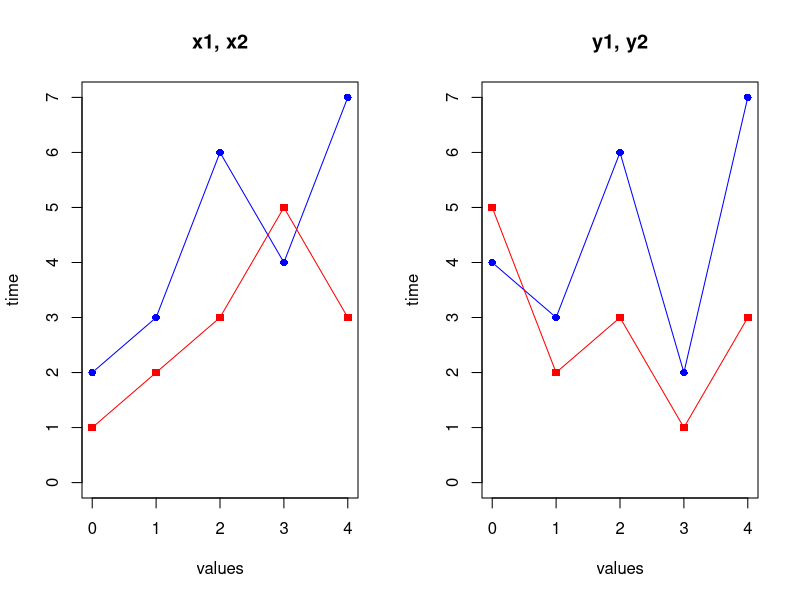

R code for this plot:
##############################################################################################
#
#    YS1 and YR1 adapted
#
#    Matthias Koenig
#    2015-07-13
#
#    YS1 and YR1 implementation based on
#   "A modfied correlation coefficient based similarity measure for clustering
#     time-course gene expression data" [Son2007]
#
#     ys1 and yr1 are a weighted score including contributions of classical correlation score and
#     shape of the time course profile, namely the slope between measurements and the minimal
#     and maximal values."
#
#     Two main use cases are not covered by YS1 and YR1.
#     A] The existance of muliple repeats per time course, i.e. for one sample all time points
#        where measured.
#     B] The existance of multiple repeats per time point, i.e. every time point belongs to a 
#        different sample with time points measured multiple times. 
#     For the analysis of experimental data of class 2 in mouse liver we provide an extended
#     YS1 and YR1 approach applicable to experimental data of class A and B.
#
##############################################################################################


# --------------------------------------------------------------------------------------------
# Classical correlation component (Spearman/Pearson)
# --------------------------------------------------------------------------------------------

# Adapted Spearman correlation S* (Shifted to the interval [0, 1])
son.fS_star <- function(a,b){
  r = (cor(x=a,y=b, method='spearman') + 1) / 2  
}

# Calculate the correlation of the matrix with multiple repeats.
# Works in case of the timecourse and timepoint repeat data.
son.fS_star.matrix <- function(a,b){
  # create vector of feature matrix
  a_vec <- as.vector(a)
  b_vec <- as.vector(b)
  r = son.fS_star(a_vec, b_vec)
}

# Adapted Pearson correlation R* (Shifted to the interval [0, 1])
son.fR_star <- function(a,b){
  r = (cor(x=a, y=b, method='pearson') + 1) / 2
}
# fR_star for matrix data (timecourse and time point repeats)
son.fR_star_matrix <- function(a,b){
  r = (cor(x=as.vector(a), y=as.vector(b), method='pearson') + 1) / 2
}

# --------------------------------------------------------------------------------------------
# Slope based component (adjacent timepoints)
# --------------------------------------------------------------------------------------------

# Slope between two adjacent measurments
son.slope <- function(x1,x2,t1,t2){
  s = ((x2 - x1) / (t2 - t1))  
}

# Sign of slope
son.L <- function(x1,x2,t1,t2){
  L = sign(son.slope(x1,x2,t1,t2))
}

# Relative count of number of identical slopes between two time courses.
son.fA <- function(a,b,time_pts){
  N = length(a)
  count = 0
  for (i in 1:(N-1)){
    if (son.L(a[i],a[i+1],time_pts[i],time_pts[i+1]) == son.L(b[i],b[i+1],time_pts[i],time_pts[i+1])){
      count = count + 1
    }
  }
  r = count / (N-1)
  return(r)
}

# Since the concordance index A counts only the number of time intervals
# in which there is an agreement in the sign of the change between two
# profiles, it may loose the information of the size of the change.
# Use the size of the change and compute the correlation coefficient between the
# differences of the profiles in the time intervals.
# This works on the distances, not the slopes! Which is different if the time points
# are not equidistant.
son.fA_star <- function(a,b,time_pts){
  Nt = length(time_pts)
  dA = a[2:Nt]-a[1:(Nt-1)]
  dB = b[2:Nt]-b[1:(Nt-1)]
  r = (cor(x=dA, y=dB, method='pearson') + 1) / 2
  return(r)
}

# fA calculation for time courses with muliple repeats,
# i.e. multiple samples measured for the same time course.
# a and b are matrices of the form [Nt, Nr], with
#   Nt : number of time points
#   Nr : number of repeats == number of samples per condition in case of time course
# This is only applicable if the individual measurements within a column are from the
# same sample !, i.e. real timecourse repeats. If every timepoint within a repeat 
# belongs to a different sample the timepoint version must be used.
son.fA.timecourse <- function(a,b,time_pts){
  Nr = ncol(a)
  Aab = 0
  # calulate the mean A over all repeats of time course
  for (p in 1:Nr){
    for (q in 1:Nr){
      Aab = Aab + son.fA(a[,p], b[,q], time_pts) 
    }
  }
  r = Aab/Nr/Nr
}

# Calculate all the permutations of the datapoint slopes,
# and count the identical ones.
son.fA.timepoints <- function(a,b,time_pts){
  Nt = length(time_pts)
  Nr = ncol(a)
  count = 0
  for (i in 1:(Nt-1)){
    for (p in 1:Nr){
      for (q in 1:Nr){
        if (son.L(a[i,p],a[i+1,p],time_pts[i],time_pts[i+1]) == son.L(b[i,q],b[i+1,q],time_pts[i],time_pts[i+1])){
          count = count + 1
        }
      }
    }
  }
  r = count/(Nt-1)/Nr/Nr
}

# --------------------------------------------------------------------------------------------
# Min/Max component (based on global time course information)
# --------------------------------------------------------------------------------------------

# Compare timepoint of minimal and maximal value.
son.fM = function(a,b){
  # find index of max and min
  idx_max_a = which.max(a)
  idx_max_b = which.max(b)
  idx_min_a = which.min(a)
  idx_min_b = which.min(b)
  
  # compare max and min indices
  if ( (idx_max_a == idx_max_b) && (idx_min_a == idx_min_b) ){
    r = 1.0
  } else if ( (idx_max_a == idx_max_b) || (idx_min_a == idx_min_b) ){
    r = 0.5
  } else if ( (idx_max_a != idx_max_b) && (idx_min_a != idx_min_b) ){
    r = 0.0
  }
  return(r)
}

# Alternative index to M which utilizes the distances between two profiles time 
# points where the max/min is attained.
# Uses the difference in indices !
son.fM_star = function(a,b,time_pts){
  Nt = length(time_pts)
  idx_max_a = which.max(a)[1]
  idx_max_b = which.max(b)[1]
  idx_min_a = which.min(a)[1]
  idx_min_b = which.min(b)[1]
  r = 1 - ( (abs(idx_min_a-idx_min_b) + abs(idx_max_a-idx_max_b))/(2*(Nt-1))  )
  return(r)
}

# fM calculation for 
son.fM.timecourse <- function(a,b){
  Nr = ncol(a)
  Mab = 0
  # calulate the mean A over all repeats of time course
  for (p in 1:Nr){
    for (q in 1:Nr){
      Mab = Mab + son.fM(a[,p], b[,q]) 
  }
}
r = Mab/Nr/Nr
}

# --------------------------------------------------------------------------------------------
# YS1
# --------------------------------------------------------------------------------------------

# ys1
# the time course vectors for factor a and b and the time_pts are required,
# with all 3 vectors having the same length.
ys1 <- function(a,b,time_pts, w1=0.50, w2=0.25, w3=0.25, use="all.obs"){
  na.method <- pmatch(use, c("all.obs", "pairwise.complete.obs"))
  if (is.na(na.method)){
    stop("invalid 'use' argument")
  }
  df <- data.frame(a, b, time_pts)
  
  # check if any
  if (any(table(time_pts)>1)){
    stop("time_pts not unique")
  }  
  # handle NAs
  if (identical(use, "pairwise.complete.obs")){
    df <- df[complete.cases(df),]
  }  
  S_star <- son.fS_star(df$a,df$b)
  A <- son.fA(df$a,df$b,df$time_pts)
  M <- son.fM(df$a,df$b)
  value = w1*S_star + w2*A + w3*M
  return( list(value=value, S_star=S_star, A=A, M=M) )
}

# ys1 for data matrices with repeated time course measurements in columns.
ys1.timecourse = function(a,b, time_pts, w1=0.50, w2=0.25, w3=0.25, use="all.obs"){
  na.method <- pmatch(use, c("all.obs", "pairwise.complete.obs"))
  if (is.na(na.method)){
    stop("invalid 'use' argument")
  }
  df <- data.frame(a, b, time_pts)
  # check if any
  if (any(table(time_pts)>1)){
    stop("time_pts not unique")
  }  
  # handle NAs
  # TODO: handle the complete cases in matrix
  # if (identical(use, "pairwise.complete.obs")){
  #   df <- df[complete.cases(df),]
  # }  
  
  S_star <- son.fS_star.matrix(a, b)
  A <- son.fA.timecourse(a, b, time_pts)
  M <- son.fM.timecourse(a, b)
  value = w1*S_star + w2*A + w3*M
  return( list(value=value, S_star=S_star, A=A, M=M) )
}

# ys1 calculation for timepoint data. Every measurement belongs to one sample.
# The columns are the number of repeats.
ys1.timepoints = function(a,b,time_pts, w1=0.50, w2=0.5, use="all.obs"){
  na.method <- pmatch(use, c("all.obs", "pairwise.complete.obs"))
  if (is.na(na.method)){
    stop("invalid 'use' argument")
  }
  df <- data.frame(a, b, time_pts)
  # check if any
  if (any(table(time_pts)>1)){
    stop("time_pts not unique")
  }
  # handle NAs
  # TODO: handle the complete cases in matrix
  # if (identical(use, "pairwise.complete.obs")){
  #   df <- df[complete.cases(df),]
  # }  
  
  S_star <- son.fS_star.matrix(a, b)
  A <- son.fA.timepoints(a, b, time_pts)
  value = w1*S_star + w2*A
  return( list(value=value, S_star=S_star, A=A) )
}

# --------------------------------------------------------------------------------------------
# YS2
# --------------------------------------------------------------------------------------------
ys2 <- function(a,b,time_pts, w1=0.50, w2=0.25, w3=0.25, use="all.obs"){
  na.method <- pmatch(use, c("all.obs", "pairwise.complete.obs"))
  if (is.na(na.method)){
    stop("invalid 'use' argument")
  }
  df <- data.frame(a, b, time_pts)
  
  # check if any
  if (any(table(time_pts)>1)){
    stop("time_pts not unique")
  }  
  # handle NAs
  if (identical(use, "pairwise.complete.obs")){
    df <- df[complete.cases(df),]
  }  
  S_star <- son.fS_star(df$a, df$b)
  A_star <- son.fA_star(df$a, df$b, df$time_pts)
  M_star <- son.fM_star(df$a, df$b, df$time_pts)
  value = w1*S_star + w2*A_star + w3*M_star
  return( list(value=value, S_star=S_star, A_star=A_star, M_star=M_star) )
}

# --------------------------------------------------------------------------------------------
# YR1
# --------------------------------------------------------------------------------------------

# yr1
yr1 = function(a,b,time_pts, w1=0.50, w2=0.25, w3=0.25, use="all.obs"){
  na.method <- pmatch(use, c("all.obs", "pairwise.complete.obs"))
  if (is.na(na.method)){
    stop("invalid 'use' argument")
  }
  df <- data.frame(a, b, time_pts)
  # handle NAs
  if (identical(use, "pairwise.complete.obs")){
    df <- df[complete.cases(df),]
  }  
  R_star <- son.fR_star(df$a,df$b)
  A <- son.fA(df$a,df$b,df$time_pts)
  M <- son.fM(df$a,df$b)
  value = w1*R_star + w2*A + w3*M
  return( list(value=value, R_star=R_star, A=A, M=M) )
}

# Calculate yr1 matrix for given data frame.
yr1.df <- function(data, time_pts, w1=0.50, w2=0.25, w3=0.25, use="pairwise.complete.obs"){
  N <- ncol(data)
  cor.mat <- matrix(NA, nrow=N, ncol=N)
  colnames(cor.mat) <- names(data)
  rownames(cor.mat) <- names(data)
  for (k in 1:N){
    for (i in 1:N){
      # cat(sprintf("[%s, %s]\n", k, i))
      cor.mat[k,i] = yr1(data[,k], data[,i], time_pts, w1=w1, w2=w2, w3=w3, use=use)$value
    }
  }
  return(cor.mat)
}

# -----------------------------------------------------------------------
# Implementation Tests from [Son2008]
# -----------------------------------------------------------------------
time_pts <- seq(0,4)
x1 <- c(2,3,6,4,7)
x2 <- c(1,2,3,5,3)
y1 <- c(4,3,6,2,7)
y2 <- c(5,2,3,1,3)

# plot data
par(mfrow=c(1,2))
plot(time_pts, x1, col="blue", pch=16, type="o", ylim=c(0, max(max(x1), max(x2))),
     main = "x1, x2", xlab="values", ylab="time")
points(time_pts, x2, col="red", pch=15, type="o")

plot(time_pts, y1, col="blue", pch=16, type="o", ylim=c(0, max(max(y1), max(y2))),
     main = "y1, y2", xlab="values", ylab="time")
points(time_pts, y2, col="red", pch=15, type="o")
par(mfrow=c(1,1))

# ys1
test_res <- function(y, y_expected, digits=3){
  stopifnot(round(y, digits=digits) == y_expected)
}

# correlation values
test_res(cor(x=x1,y=x2, method='spearman'), 0.667)
test_res(cor(x=x1,y=x2, method='pearson'),  0.439)
# ys1
test_res(ys1(x1, x2, time_pts, w1=0.25, w2=0.50, w3=0.25)$value, 0.583)
test_res(ys1(y1, y2, time_pts, w1=0.25, w2=0.50, w3=0.25)$value, 0.833)
# yr1
test_res(yr1(x1, x2, time_pts, w1=0.25, w2=0.50, w3=0.25)$value, 0.555)
test_res(yr1(y1, y2, time_pts, w1=0.25, w2=0.50, w3=0.25)$value, 0.805)

rm(test_res, x1, x2, y1, y2, time_pts)
# -----------------------------------------------------------------------



